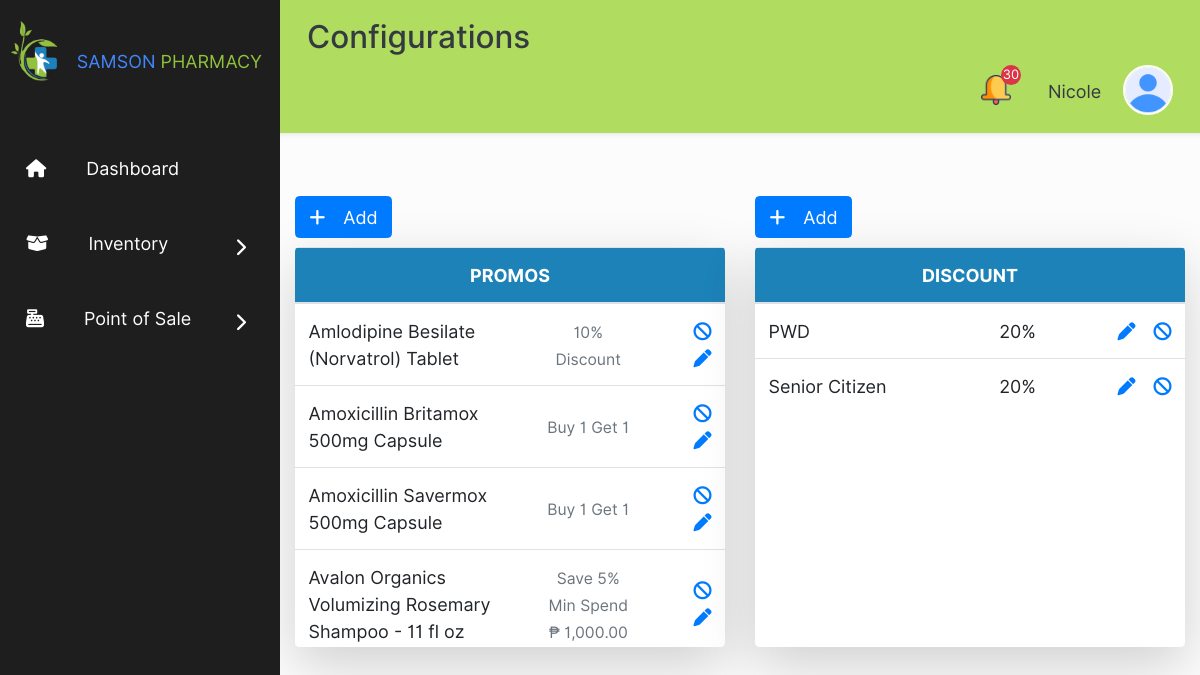
The page /pos-page-settings.php (signed in) on the database its author committed.
### tables this page shows
CREATE TABLE `store_details` (
  `id` int(11) NOT NULL,
  `store_name` varchar(100) NOT NULL,
  `store_address` varchar(100) NOT NULL,
  `tin_number` varchar(100) NOT NULL,
  `contact` varchar(100) NOT NULL
);

CREATE TABLE `accounts` (
  `user_id` int(11) NOT NULL,
  `first_name` varchar(255) NOT NULL,
  `last_name` varchar(255) NOT NULL,
  `user_name` varchar(100) NOT NULL,
  `password` varchar(255) NOT NULL,
  `user_level` int(11) NOT NULL,
  `account_status` int(11) NOT NULL,
  `security_question` varchar(255) NOT NULL,
  `question_answer` varchar(255) NOT NULL
);

CREATE TABLE `promo` (
  `promo_id` int(11) NOT NULL,
  `promo_type` int(11) NOT NULL,
  `product_id` int(11) NOT NULL,
  `buy_quantity` int(11) NOT NULL,
  `get_quantity` int(11) NOT NULL,
  `product_freebie` int(11) NOT NULL,
  `min_spend` float NOT NULL,
  `percentage` int(11) NOT NULL,
  `promo_status` int(11) NOT NULL
);

CREATE TABLE `products` (
  `product_id` int(11) NOT NULL,
  `barcode_id` varchar(100) NOT NULL,
  `product_name` varchar(100) NOT NULL,
  `properties` varchar(255) NOT NULL,
  `category_id` int(11) NOT NULL,
  `bundle` int(11) NOT NULL,
  `single_quantity` int(11) NOT NULL,
  `bundle_quantity` int(11) NOT NULL,
  `unit_single` int(11) NOT NULL,
  `unit_bundle` int(11) NOT NULL,
  `price` float NOT NULL,
  `minimum_stock` int(11) NOT NULL,
  `expirable` int(11) NOT NULL,
  `stock_status` int(11) NOT NULL,
  `archive_status` int(11) NOT NULL,
  `product_description` varchar(255) NOT NULL,
  `date_added` date NOT NULL,
  `time_added` time NOT NULL,
  `date_modified` date NOT NULL,
  `time_modified` time NOT NULL,
  `date_archived` date NOT NULL,
  `time_archived` time NOT NULL,
  `added_by` int(11) NOT NULL,
  `modified_by` int(11) NOT NULL,
  `archived_by` int(11) NOT NULL,
  `archive_remarks` varchar(255) NOT NULL
);

CREATE TABLE `discount` (
  `discount_id` int(11) NOT NULL,
  `discount_name` varchar(100) NOT NULL,
  `percent` int(11) NOT NULL,
  `discount_status` int(11) NOT NULL
);

### includes/database.php (called while the page is built, shortened)
<?php
    class Database {
        function connect(){
            $conn = new mysqli('localhost', 'root', '', 'samson_pharmacy');
            return $conn;
        }
        function sql($sql) {
            $conn = $this->connect();
            $result = $conn->query($sql);
            return $result;
        }
    }
?>

### pos-page-settings.php (the view, shortened to what this page needs)
<?php
    include("./includes/database.php");
    $db = new Database();
?>
<!DOCTYPE html>
<html lang="en">
<head>
    <link rel="stylesheet" href="./bootstrap/bootstrap.min.css">
    <link rel="stylesheet" href="./fontawesome/css/all.min.css">
    <link rel="stylesheet" href="./css/styles.css">
    <link rel="stylesheet" href="./css/animations.css">
    <link rel="stylesheet" href="./css/inventory.css">
    <link rel="stylesheet" href="./css/config.css">
</head>
<body>
    <?php
        $main = "Configurations";
        include("./includes/sidebar.php");
    ?>
    <div class="main-div" id="main-div">
        <?php include("./includes/header.php"); ?>
        <div class="container mb-5 settings-section">
            <?php
                $promo = $db->sql("
                    SELECT `promo`.*, `products`.`product_id`, `products`.`product_name`, `products`.`properties`
                    FROM `promo`
                        INNER JOIN `products` ON `promo`.`product_id` = `products`.`product_id`
                    WHERE `promo_status` = 1
                    ORDER BY `products`.`product_name` ASC
                ");
                $discount = $db->sql("
                    SELECT *
                    FROM `discount`
                    WHERE `discount_status` = 1
                    ORDER BY `discount_name` ASC
                ");
            ?>
            <div class="row">
                <div class="col col-lg-6">
                    <button class="btn btn-primary my-2" data-toggle="modal" data-target="#addPromoModal"><i class="fa-solid fa-plus"></i>&emsp;Add</button>
                    <div class="upperTables shadow-lg bg-white rounded">
                        <table class="table">
                            <thead>
                                <th colspan="3">PROMOS</th>
                            </thead>
                            <tbody>
                                <?php
                                    while($row = $promo->fetch_assoc()){
                                        $promoType = "";
                                        $promoTooltip = "";
                                        if($row["promo_type"] == 1){
                                            $promoType .= "Buy ".$row["buy_quantity"]." Get ".$row["get_quantity"];
                                            $prdFree = $db->sql("SELECT product_name, properties FROM products WHERE product_id = ".$row["product_freebie"])->fetch_assoc();
                                            $promoTooltip = "Free ".$prdFree["product_name"]." ".$prdFree["properties"];
                                        }
                                        elseif($row["promo_type"] == 2){
                                            $promoType .= $row["percentage"]."% Discount";
                                        }
                                        elseif($row["promo_type"] == 3){
                                            $promoType .= "Save ".$row["percentage"]."%<br>Min Spend<br>₱ ".number_format($row["min_spend"], 2);
                                        }
                                        echo '
                                            <tr>
                                                <td style="vertical-align: middle">'.wordwrap($row["product_name"],25,"<br>\n").'</td>
                                                <td class="text-center" style="vertical-align: middle"><small class="text-muted" data-toggle="tooltip" title="'.$promoTooltip.'">'.$promoType.'</small></td>
                                                <td style="vertical-align: middle">
                                                    <a id="disable-promo-'.$row["promo_id"].'" class="float-right ml-3 text-primary" data-toggle="modal" data-target="#disablePromoModal"><i class="fa-solid fa-ban"></i></a>
                                                    <a id="edit-promo-'.$row["promo_id"].'" class="float-right" data-toggle="modal" data-target="#editPromoModal" title="Edit Promo"><i class="fa-solid fa-pen"></i></a>
                                                </td>
                                            </tr>
                                                $("#edit-promo-'.$row["promo_id"].'").click(function(){
                                                    $("#editPromo-promoId").val("'.$row["promo_id"].'");
                                                    $("#editPromo-oldProductId").val("'.$row["product_id"].'");
                                                    $("#editPromo-product").val("'.$row["product_id"].'");
                                                    $("#editPromo-promoType").val("'.$row["promo_type"].'");
                                                    $("#editPromo-buyQuantity").val("'.$row["buy_quantity"].'");
                                                    $("#editPromo-getQuantity").val("'.$row["get_quantity"].'");
                                                    $("#editPromo-freeProduct").val("'.$row["product_freebie"].'");
                                                    $("#editPromo-minimumSpend").val("'.$row["min_spend"].'");
                                                    $("#editPromo-percentage").val("'.$row["percentage"].'");
                                                    $("#editPromo-savePercentage").val("'.$row["percentage"].'");
                                                $("#disable-promo-'.$row["promo_id"].'").click(function(){
                                                    $("#disablePromo-promoId").val("'.$row["promo_id"].'");
                                                    $("#disablePromo-productNameText").html("'.$row["product_name"].' '.$row["properties"].'");
                                        ';
                                    }
                                ?>
                            </tbody>
                        </table>
                    </div>
                </div>
                <div class="col col-lg-6">
                    <button class="btn btn-primary my-2" data-toggle="modal" data-target="#addDiscountModal"><i class="fa-solid fa-plus"></i>&emsp;Add</button>
                    <div class="upperTables shadow-lg bg-white rounded">
                        <table class="table">
                            <thead>
                                <th colspan="3">DISCOUNT</th>
                            </thead>
                            <tbody>
                                <?php
                                    while($row = $discount->fetch_assoc()){
                                        echo '
                                            <tr>
                                                <td style="vertical-align: middle">'.$row["discount_name"].'</td>
                                                <td class="text-center" style="vertical-align: middle">'.$row["percent"].'%</td>
                                                <td style="vertical-align: middle">
                                                    <a id="disable-discount-'.$row["discount_id"].'" class="float-right ml-3 text-primary" data-toggle="modal" data-target="#disableDiscountModal"><i class="fa-solid fa-ban"></i></a>
                                                    <a id="edit-discount-'.$row["discount_id"].'" class="float-right" data-toggle="modal" data-target="#editDiscountModal" title="Edit Discount"><i class="fa-solid fa-pen"></i></a>
                                                </td>
                                            </tr>
                                            <script>
                                                $("#edit-discount-'.$row["discount_id"].'").click(function(){
                                                    $("#editDiscount-discountId").val("'.$row["discount_id"].'");
                                                    $("#editDiscount-oldDiscountName").val("'.$row["discount_name"].'");
                                                    $("#editDiscount-discountName").val("'.$row["discount_name"].'");
                                                    $("#editDiscount-percentage").val("'.$row["percent"].'");
                                                });
                                                $("#disable-discount-'.$row["discount_id"].'").click(function(){
                                                    $("#disableDiscount-discountId").val("'.$row["discount_id"].'");
                                                    $("#disableDiscount-discountNameText").html("'.$row["discount_name"].'");
                                                });
                                            </script>
                                        ';
                                    }
                                ?>
                            </tbody>
                        </table>
                    </div>
                </div>
            </div>
        </div>
    </div>
</body>
</html>

### includes/sidebar.php (shortened to what this page needs)
<div class="sidebar" id="sidebar">
    <ul class="navbar-nav mr-auto" style="position: relative; height: 100%">
        <li class="nav-item logo-nav" style="margin-bottom: 50px; display: flex; align-items: center">
            <a href="#"><img class="logo" src="./assets/logo.png?t=<?=time()?>"></a>
            <?php
                $col1 = "rgb(66, 135, 255)";
                $col2 = "rgb(144, 194, 59)";
                $activeCol = 1;
                $words = explode(" ", $db->sql("SELECT `store_name` FROM `store_details` WHERE `id` ")->fetch_assoc()["store_name"]);
                $storeName = "";
                for($x = 0; $x < count($words); $x++){
                    $col = $activeCol == 1 ? $col1 : $col2;
                    $storeName .= '<span style="color: '.$col.'">'.strtoupper($words[$x]).'</span>';
                    $activeCol = $activeCol == 1 ? 2 : 1;
                    if($x != count($words)+1){
                        $storeName .= '&nbsp;';
                    }
                }
            ?>
            <?=$storeName?>
        </li>
        <li class="nav-item">
            <a class="nav-link <?php echo $main == "Dashboard" ? "active-nav" : ""; ?>" href="./dashboard.php"><i class="fa-solid fa-house nav-icon"></i>Dashboard</a>
        </li>
        <li class="nav-item">
            <a class="nav-link link-main <?php echo $main == "Inventory" ? "active-nav" : ""; ?>" href="#" data-toggle="collapse" data-target="#inventory-sub" aria-expanded="false" aria-controls="inventory-sub">
            <i class="fa-solid fa-box-open nav-icon"></i>Inventory<i class="fa-solid fa-chevron-right nav-collapse-icon"></i></a>
        </li>
        <li class="nav-item">
            <a class="nav-link link-main <?php echo $main == "Point of Sale" ? "active-nav" : ""; ?>" href="#" data-toggle="collapse" data-target="#pos-sub" aria-expanded="false" aria-controls="pos-sub">
            <i class="fa-solid fa-cash-register nav-icon"></i>Point of Sale<i class="fa-solid fa-chevron-right nav-collapse-icon"></i></a>
        </li>
    </ul>
</div>

### includes/account-tab.php (shortened to what this page needs)
<?php
    $user = $_SESSION["user"];
    $username = $db->sql("SELECT `user_name` FROM `accounts` WHERE `user_id` = '$user'")->fetch_assoc()["user_name"];
?>
<a class="dropdown" id="account-menu" data-toggle="dropdown" aria-haspopup="true" aria-expanded="false">
    <img class="profile-pic rounded-circle" src="./assets/profiles/user_<?=$user?>.png?t=<?=time()?>" alt="profile_image">
</a>
<span class="account-name lead"><b><?=$username?></b>&emsp;</span>

### css/styles.css (style rules this page uses)
:root { --primary-blue: #0A76D8; --primary-blue-hover: #006dd3; --btn-blue: #D8EBFA; --btn-blue-text: #1b62b3; --primary-green: #0ad852; --primary-green-hover: #00d34d; --btn-green: #d8fadf; --btn-green-text: #158331; --primary-yellow: #FEF001; --primary-yellow-hover: #cfd300; --btn-yellow: #fffcaf; --btn-yellow-text: #837c15; --primary-red: #d80a0a; --primary-red-hover: #d30000; --btn-red: #fad8d8; --btn-red-text: #831515; --primary-gray: #808080; --primary-gray-hover: rgb(151, 151, 151); --btn-gray: #e1e1e1; --btn-gray-text: #505050; --e-status1: #01fe27; --e-status2: #38fe01; --e-status3: #6ffe01; --e-status4: #a1fe01; --e-status5: #d4fe01; --e-status6: #FEF001; --e-status7: #FD9A01; --e-status8: #FD6104; --e-status9: #FF2C05; --e-status10: #F00505; --s-status1: #999999; --s-status2: #777777; --s-status3: #666666; --s-status4: #555555; --border: #d2dae2; --primary: #0275d8; --success: #5cb85c; --info: #5bc0de; --warning: #f0ad4e; --danger: #d9534f; --dark: #292b2c; --white: #f7f7f7; --secondary: #6C757D; }
body { font-family: 'Inter', sans-serif; }
* { font-size: 18px; }
.main-div { margin-left: 75px; z-index: 999; transition: 0.3s; position: relative; }
.logo { height: 60px; margin-top: -20px; margin-left: -22px; margin-right: 10px; }
.sidebar { z-index: 1000; position: fixed; height: 100%; width: 75px; margin-left: 0px; padding: 20px; transition: 0.3s; overflow: hidden; background-color: rgb(30, 30, 30); }
.navbar-nav { width: 200px; padding: 6px; }
.nav-item { margin-bottom: 15px; margin-top: 15px; font-size: 18px; }
.nav-link { width: 220px; color: white; }
.nav-icon { margin-right: 40px; }
.nav-collapse-icon { float: right; padding: 8px 0px; }
.profile-pic { height: 50px; width: 50px; border: 2px solid white; transition: 0.5s; }
thead th { text-align: center; vertical-align: middle; }
body { background-color: #fcfcfc; }
table thead { background-color: #1d82b8; color: white; }

### css/inventory.css (style rules this page uses)
:root { --primary-blue: #0A76D8; --primary-blue-hover: #006dd3; --btn-blue: #D8EBFA; --btn-blue-text: #1b62b3; --primary-green: #0ad852; --primary-green-hover: #00d34d; --btn-green: #d8fadf; --btn-green-text: #158331; --border: #d2dae2; --primary: #0275d8; --success: #5cb85c; --info: #5bc0de; --warning: #f0ad4e; --danger: #d9534f; --dark: #292b2c; --white: #f7f7f7; }
a { cursor: pointer; }

### css/config.css (style rules this page uses)
body { overflow-x: hidden; }
.upperTables { height: 400px; overflow-y: auto; background-color: white; }

### rows shown on the page
store_details: store_name "SAMSON", store_name "PHARMACY"
accounts: user_name "Nicole"
promo: product.product_name "Amlodipine Besilate (Norvatrol) Tablet", promo_type "10% Discount"
promo: product.product_name "Amoxicillin Britamox 500mg Capsule", promo_type "Buy 1 Get 1"
promo: product.product_name "Amoxicillin Savermox 500mg Capsule", promo_type "Buy 1 Get 1"
promo: product.product_name "Avalon Organics Volumizing Rosemary Shampoo - 11 fl oz", percentage "5", min_spend "1,000.00"
discount: discount_name "PWD", percent "20"
discount: discount_name "Senior Citizen", percent "20"

### other values the page prints
$main "Configurations"
$expired->num_rows + $critical->num_rows "30"
